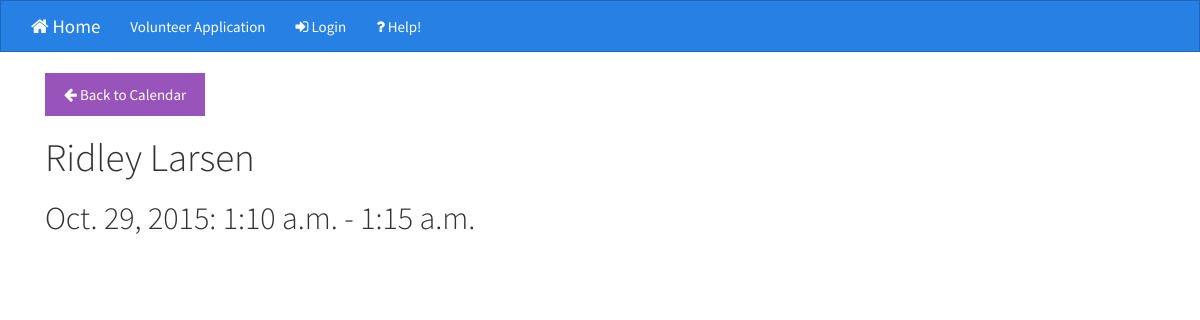
The page /event/1/ on the database its author committed.
### project7/timeclock/models.py (models this page shows, shortened)
class Volunteer(models.Model):
    user = models.OneToOneField(User, blank=True, null=True)
    name = models.CharField(max_length=128)
    photo = models.ImageField(upload_to='photos/%Y/%m/%d', blank=True, null=True)
    birthday = models.DateField(blank=True, null=True)
    date = models.DateField(auto_now_add=True)
    address = models.CharField(max_length=128)
    address_2 = models.CharField(max_length=128, blank=True, null=True)
    active = models.BooleanField(default=False, blank=True)
    city = models.CharField(max_length=64, blank=True, null=True)
    state = models.CharField(max_length=2, blank=True, null=True)
    zip_code = models.CharField(max_length=10, blank=True, null=True)
    phone = models.CharField(max_length=24, blank=True, null=True)
    email = models.EmailField(blank=True, null=True)
    emergency_contact = models.CharField(max_length=128, blank=True, null=True)
    emergency_contact_phone = models.CharField(max_length=24, blank=True, null=True)
    emergency_contact_relationship = models.CharField(max_length=24, blank=True, null=True)
    class Meta:
        verbose_name = 'Volunteer'
        verbose_name_plural = 'Volunteers'
    def active_recently(self):
        evts = Event.objects.filter(user=self.user)
        past = timezone.now()
        past = past - relativedelta(days=30)
        evts = evts.filter(time_in__gte=past)
        return evts.count() > 0
    active_recently.boolean = True

class Event(models.Model):
    user = models.ForeignKey(User, blank=True, null=True)
    time_in = models.DateTimeField()
    time_out = models.DateTimeField(blank=True, null=True)
    notes = models.TextField(blank=True, null=True)

### project7/timeclock/views.py (the view)
# urls.py: url(r'^event/(?P<pk>\d+)/$', EventDetailView.as_view(), name="event_detail"),
class EventDetailView(DetailView):
    model = Event
    template_name = 'event/detail.html'
    def get_context_data(self, **kwargs):
        context = super(EventDetailView, self).get_context_data(**kwargs)
        try:
            context['volunteer'] = Volunteer.objects.get(user=self.get_object().user)
        except:
            if self.request.user.is_staff:
                messages.error(self.request, 'You do not have volunteer information associated with your account. Please see the volunteer coordinator for assistance.')
        return context

### project7/timeclock/context_processors.py (called while the page is built, shortened)
def clocked_in(request):
    clocked_in = False
    event = None
    notes_form = None
    return {
        'clocked_in': clocked_in,
        'event': event,
        'notes_form': notes_form,
    }

### project7/timeclock/templates/event/detail.html (shortened to what this page needs)
{% extends 'base.html' %}
{% block content %}
<div class="col-xs-10">
  <p>
    <a href="{% url 'event_calendar' %}" class="btn btn-info"><i class="fa fa-arrow-left"></i> Back to Calendar</a>
  </p>
  <h1>{{ volunteer.name }}</h1>
  {% if object.time_in.date == object.time_out.date %}
    <h2>{{ object.time_in.date }}: {{ object.time_in.time }} - {{ object.time_out.time }}</h2>
  {% else %}
    <h2>{{ object.time_in }}{% if object.time_out %} - {{ object.time_out }}{% endif %}</h2>
  {% endif %}
</div>
{% endblock content %}

### project7/timeclock/templates/base.html (style rules this page uses)
body { padding-bottom: 100px; }

### rows shown on the page
Volunteer: name "Ridley Larsen"
Event: time_in "Oct. 29, 2015", time_in.time "1:10 a.m.", time_out.time "1:15 a.m."
